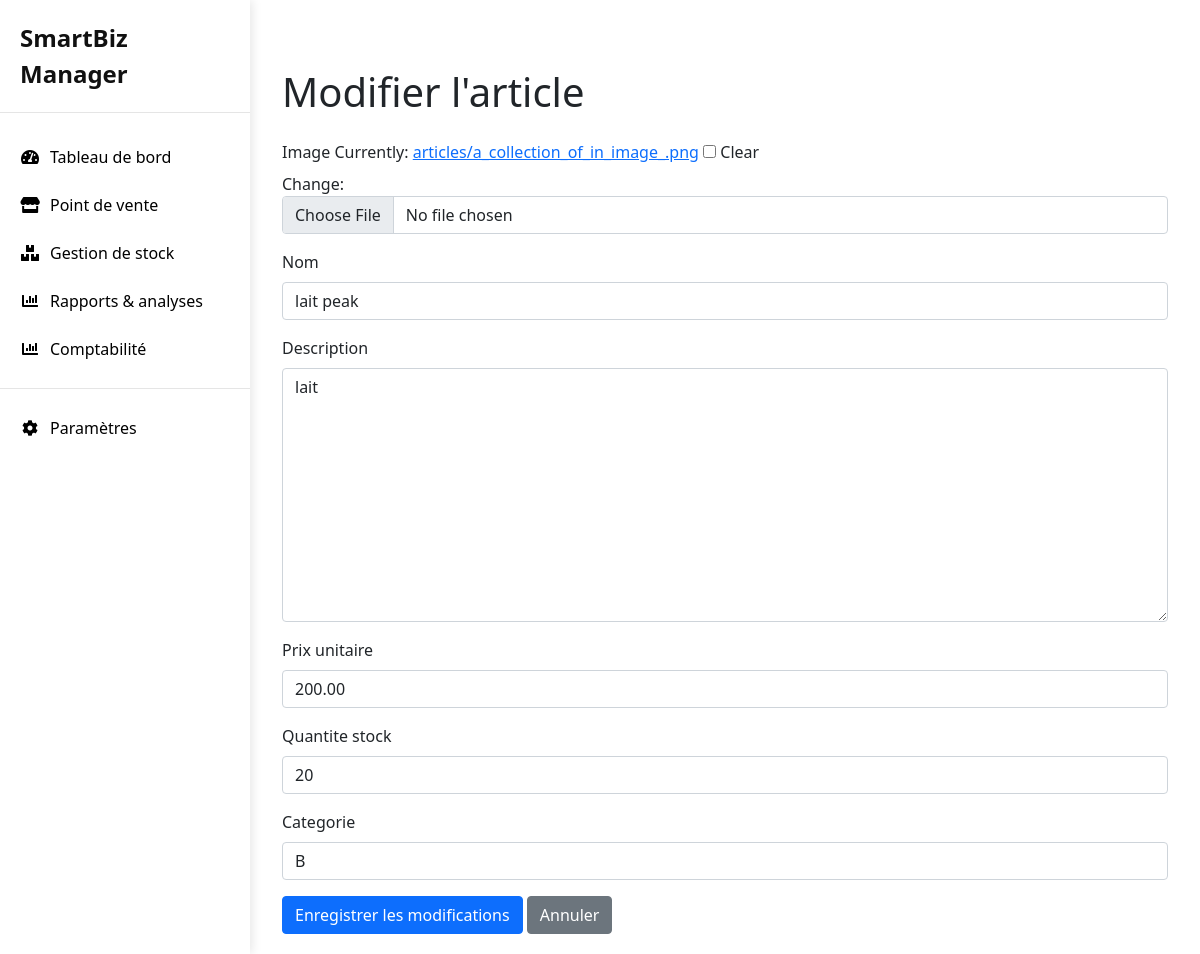
/articles/modifier/1/, run on an earlier commit of the app's database.
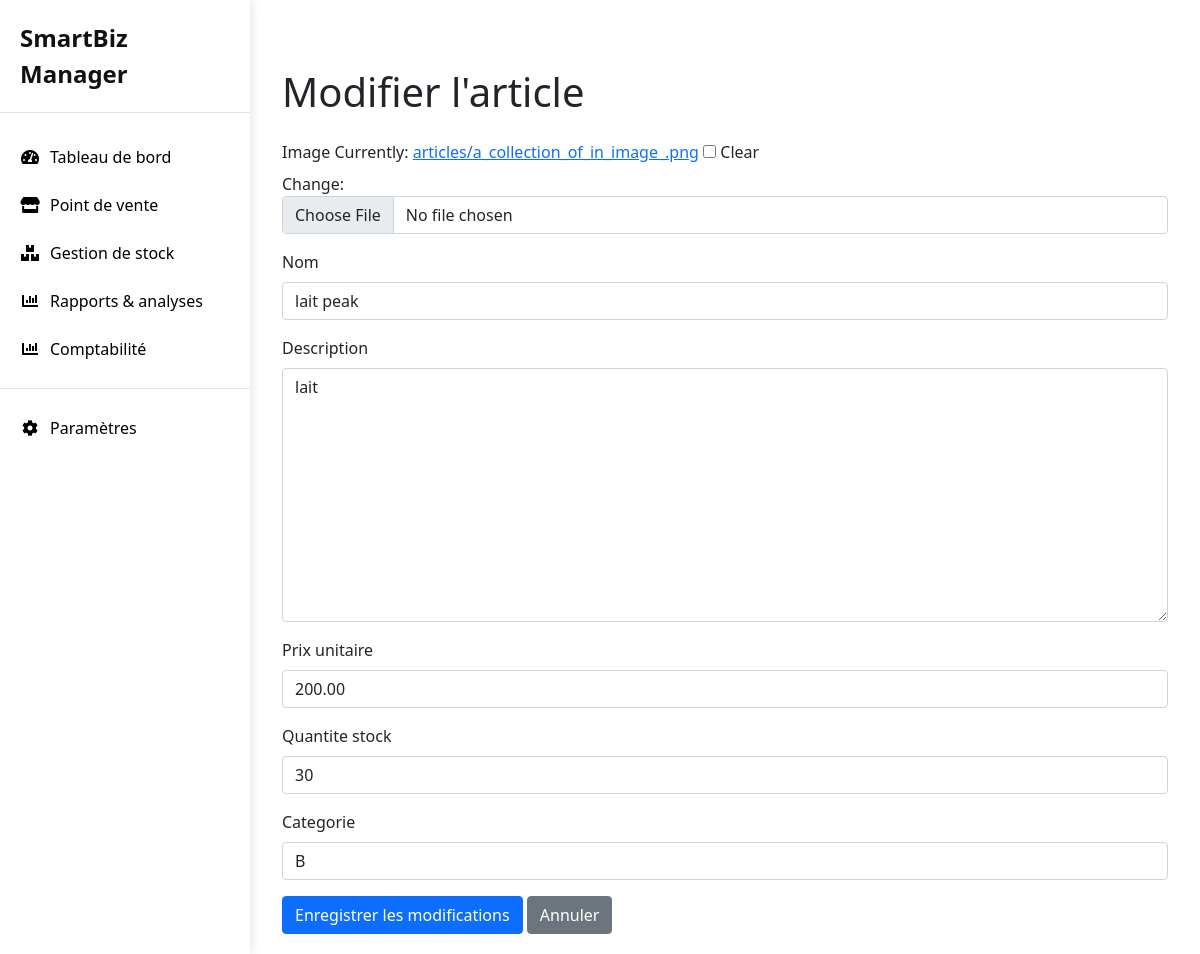
And on a later commit of the database.
### SmartBiz_Manager/models.py (models this page shows, shortened)
class Article(models.Model):
    image = models.ImageField(upload_to='articles/', blank=True, null=True)
    nom = models.CharField(max_length=100)
    description = models.TextField()
    prix_unitaire = models.DecimalField(max_digits=10, decimal_places=2)
    quantite_stock = models.IntegerField()
    categorie = models.CharField(max_length=50)
    date_creation = models.DateTimeField(auto_now_add=True)
    date_modification = models.DateTimeField(auto_now=True)
    class Meta:
        verbose_name = "Article"
        verbose_name_plural = "Articles"

### SmartBiz_Manager/views.py (the view)
# urls.py: path('articles/modifier/<int:pk>/', views.modifier_article, name='modifier_article'),
def modifier_article(request, pk):
    article = get_object_or_404(Article, pk=pk)
    if request.method == 'POST':
        form = ArticleForm(request.POST, request.FILES, instance=article)
        if form.is_valid():
            form.save()
            return redirect('articles')
    else:
        form = ArticleForm(instance=article)
    return render(request, 'gestion_articles/modifier_article.html', {'form': form, 'article': article})

### SmartBiz_Manager/forms.py
class ArticleForm(forms.ModelForm):
    class Meta:
        model = Article
        fields = ['image', 'nom', 'description', 'prix_unitaire', 'quantite_stock', 'categorie']

### SmartBiz_Manager/templates/gestion_articles/modifier_article.html (shortened to what this page needs)
{% extends 'base.html' %}
{% load static %}
{% load widget_tweaks %}
{% block content %}
<div class="container mt-5">
    <h1 class="mb-4">Modifier l'article</h1>
    <form method="POST" enctype="multipart/form-data">
        {% for field in form %}
        <div class="mb-3">
            <label for="{{ field.id_for_label }}" class="form-label">{{ field.label }}</label>
            {{ field|add_class:"form-control" }}
        </div>
        {% endfor %}
        <button type="submit" class="btn btn-primary">Enregistrer les modifications</button>
        <a href="{% url 'articles' %}" class="btn btn-secondary">Annuler</a>
    </form>
</div>
{% endblock %}

What changed in the data, as far as the page shows it:
changed Article "lait peak": quantite_stock "20" → "30"
